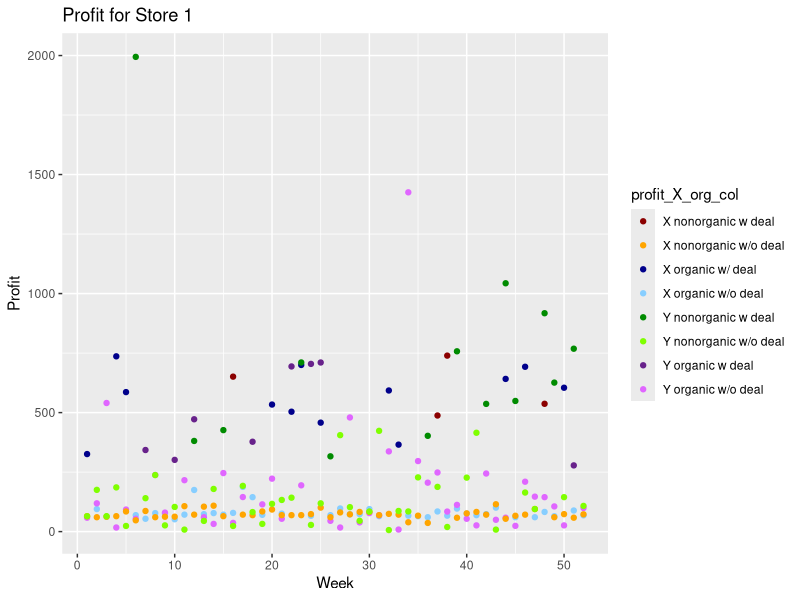
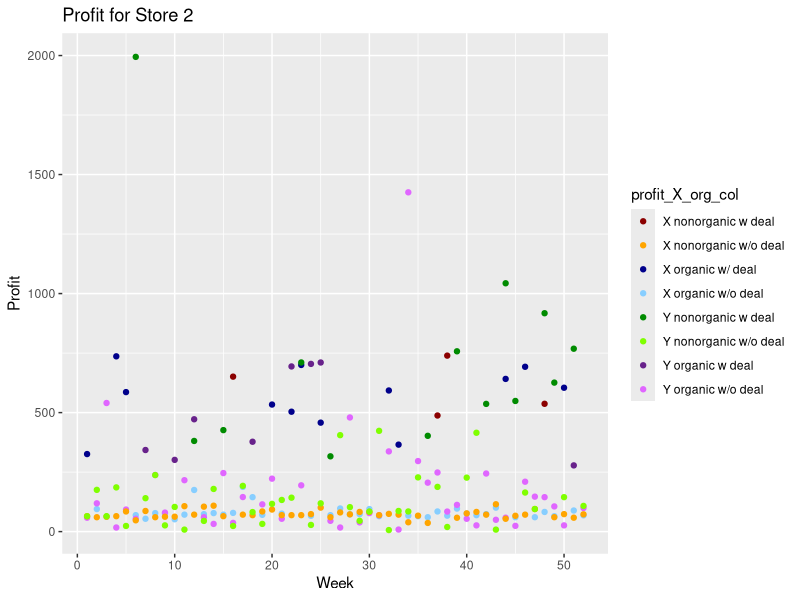
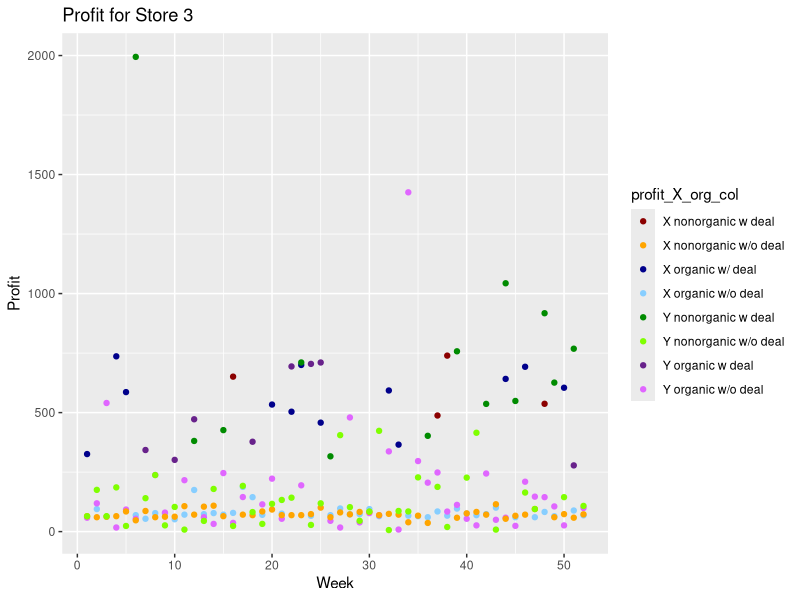
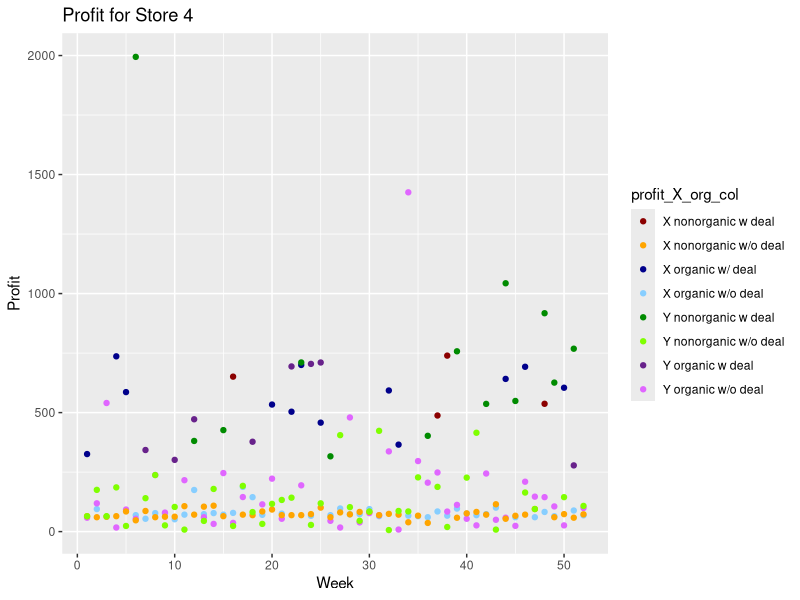
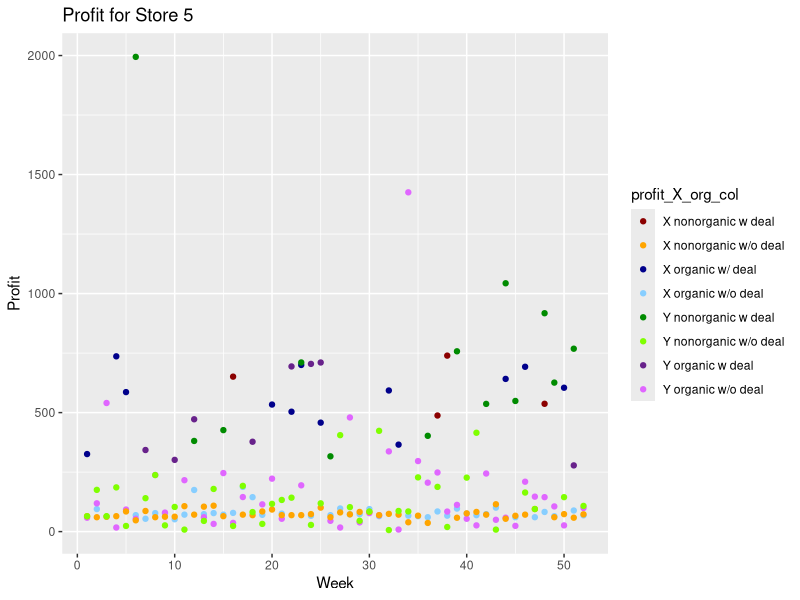
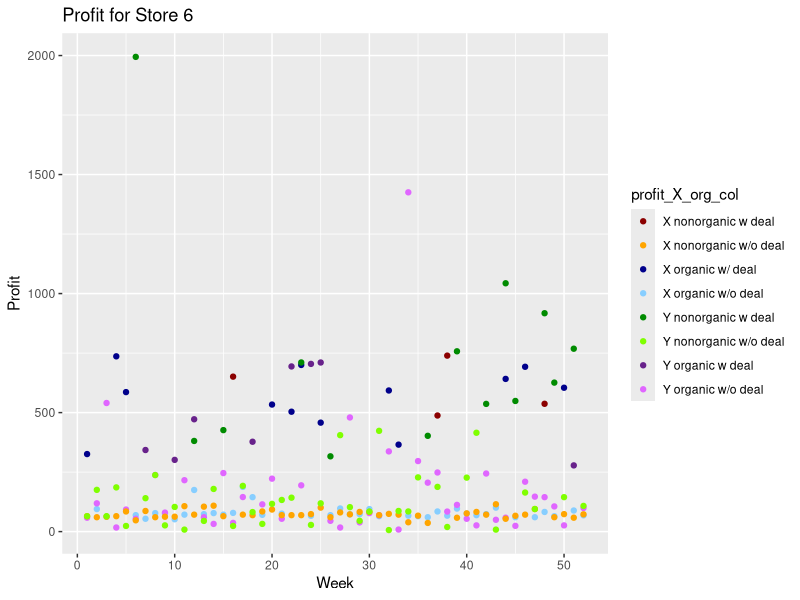
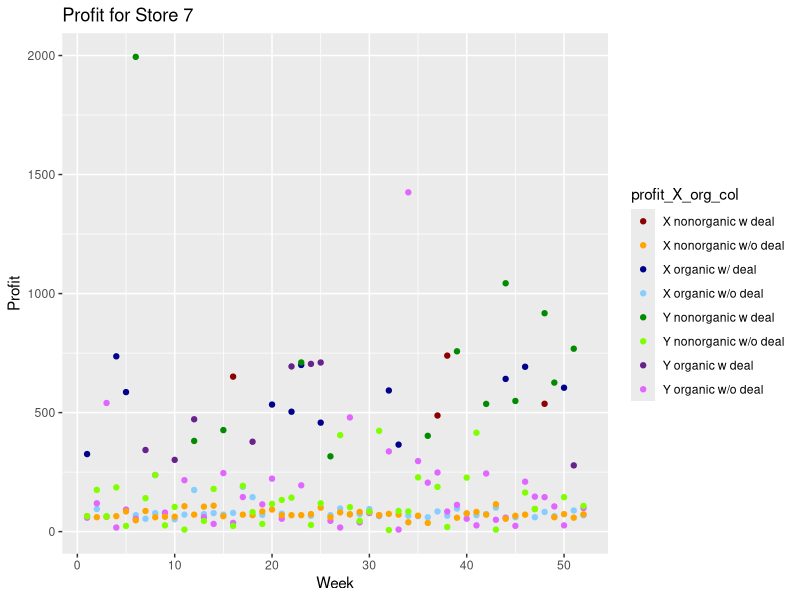
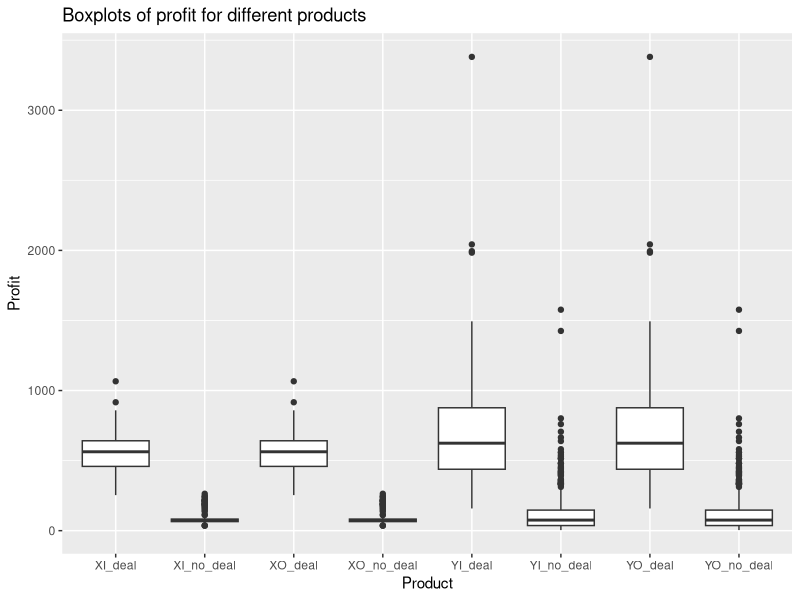

Recreate these plots in R, in order.
## ---- chunk 1
knitr::opts_chunk$set(echo = TRUE)
library(ggplot2)
library(dplyr)
library(magrittr)
## ---- chunk 2
# Read in the data
data <- read.csv('Greatest_Aussie_Groceries_sales_data.csv', header=TRUE, sep=",")
# Change column name of cx to match style of capital X and Y
colnames(data)[colnames(data)=="cx"] <- "cX"
## ---- chunk 3
# Append a deal_feat column for X and Y
data <- mutate(data, deal_feat_Y = deal_Y*10 + feat_Y, deal_feat_X = deal_X*10 + feat_X)
# Append a revenue column for X and Y 
data <- mutate(data, rev_X = oz_X * pX, rev_Y = oz_Y * pY)
# Append a profit column for X and Y 
data <- mutate(data, profit_X = rev_X - cX * pX, profit_Y = rev_Y - cY * pY)
## ---- chunk 4
plotStore <- function(STORE) {
# The palette with black:
cbbPalette <- c("red4", "orange1", "blue4", "skyblue1", "green4", "chartreuse1", "darkorchid4", "mediumorchid1")
# Pull data into temp results dataframe
results <- data.frame(WEEK=c(1:52))
results[,c("profit_X_org","profit_Y_org")] <- data %>% filter(.,STORE==STORE, class=="organic") %>% select(.,profit_X, profit_Y)
results[,c("profit_X_non","profit_Y_non")] <- data %>% filter(.,STORE==STORE, class=="nonorganic") %>% select(.,profit_X, profit_Y)
results[,c("profit_X_org_col","profit_Y_org_col")] <- data %>% filter(.,STORE==STORE, class=="organic") %>% select(.,deal_X, deal_Y)
results[,c("profit_X_non_col","profit_Y_non_col")] <- data %>% filter(.,STORE==STORE, class=="nonorganic") %>% select(.,deal_X, deal_Y)
# Assign legend name to categorical data
results$profit_X_org_col[results$profit_X_org_col == 0] <- "X organic w/o deal"
results$profit_X_org_col[results$profit_X_org_col == 1] <- "X organic w/ deal"
results$profit_Y_org_col[results$profit_Y_org_col == 0] <- "Y organic w/o deal"
results$profit_Y_org_col[results$profit_Y_org_col == 1] <- "Y organic w deal"
results$profit_X_non_col[results$profit_X_non_col == 0] <- "X nonorganic w/o deal"
results$profit_X_non_col[results$profit_X_non_col == 1] <- "X nonorganic w deal"
results$profit_Y_non_col[results$profit_Y_non_col == 0] <- "Y nonorganic w/o deal"
results$profit_Y_non_col[results$profit_Y_non_col == 1] <- "Y nonorganic w deal"
# Plot results
ggplot(results, aes(x=WEEK)) + 
  geom_point(aes(y=profit_X_org, colour=profit_X_org_col)) +
  geom_point(aes(y=profit_Y_org, colour=profit_Y_org_col)) + 
  geom_point(aes(y=profit_X_non, colour=profit_X_non_col)) +
  geom_point(aes(y=profit_Y_non, colour=profit_Y_non_col)) + 
  scale_colour_manual(values=cbbPalette) +
  labs(x = "Week", y = "Profit", title = paste("Profit for Store",STORE)) 
}

# Plot the data
plotStore(1)
plotStore(2)
plotStore(3)
plotStore(4)
plotStore(5)
plotStore(6)
plotStore(7)
## ---- chunk 5
# Function to retreve data from dataframe and composite into factor
retrieveData <- function(data, deal, class, xy) {
  names <- c("STORE", "PROFIT")
  if (xy == "x")
    temp <- data %>% filter(deal_X==deal, class==class) %>% select(STORE, profit_X)
   else
    temp <- data %>% filter(deal_Y==deal, class==class) %>% select(STORE, profit_Y)
  colnames(temp) <- names
  name <- if (xy == "x") "X" else "Y"
  name <- if (class == "organic") paste(name,"O",sep="") else paste(name,"I",sep="") 
  name <- if (deal == 1) paste(name,"deal",sep="_") else paste(name,"no_deal",sep="_") 
  return(data.frame(type=rep(name,nrow(temp)),temp))
}

boxplot_data <- retrieveData(data, deal=0, class="organic", xy="x")
boxplot_data <- rbind(boxplot_data,retrieveData(data, deal=0, class="nonorganic", xy="x"))
boxplot_data <- rbind(boxplot_data,retrieveData(data, deal=0, class="organic", xy="y"))
boxplot_data <- rbind(boxplot_data,retrieveData(data, deal=0, class="nonorganic", xy="y"))
boxplot_data <- rbind(boxplot_data,retrieveData(data, deal=1, class="organic", xy="x"))
boxplot_data <- rbind(boxplot_data,retrieveData(data, deal=1, class="nonorganic", xy="x"))
boxplot_data <- rbind(boxplot_data,retrieveData(data, deal=1, class="organic", xy="y"))
boxplot_data <- rbind(boxplot_data,retrieveData(data, deal=1, class="nonorganic", xy="y"))

ggplot(boxplot_data, aes(x=type, y=PROFIT)) + geom_boxplot() + labs(title="Boxplots of profit for different products", x="Product", y = "Profit")
## ---- chunk 6
boxplot_data <- mutate(boxplot_data, log10PROFIT=log10(PROFIT))
ggplot(boxplot_data, aes(x=type, y=log10PROFIT)) + geom_boxplot() + labs(title="Boxplots of log10(profit) for different products", x="Product", y = "log10(Profit)")
## ---- chunk 7
boxplot_data %>% filter(type=="XO_no_deal") %>% ggplot(., aes(x=STORE, y=PROFIT)) + geom_boxplot(aes(group = cut_width(STORE, 1))) + labs(title=paste("Profit of", "XO_no_deal" ,"for different stores"), x="Store", y = "Profit")
boxplot_data %>% filter(type=="XI_no_deal") %>% ggplot(., aes(x=STORE, y=PROFIT)) + geom_boxplot(aes(group = cut_width(STORE, 1))) + labs(title=paste("Profit of", "XI_no_deal" ,"for different stores"), x="Store", y = "Profit")
boxplot_data %>% filter(type=="YO_no_deal") %>% ggplot(., aes(x=STORE, y=PROFIT)) + geom_boxplot(aes(group = cut_width(STORE, 1))) + labs(title=paste("Profit of", "YO_no_deal" ,"for different stores"), x="Store", y = "Profit")
boxplot_data %>% filter(type=="YI_no_deal") %>% ggplot(., aes(x=STORE, y=PROFIT)) + geom_boxplot(aes(group = cut_width(STORE, 1))) + labs(title=paste("Profit of", "YI_no_deal" ,"for different stores"), x="Store", y = "Profit")
boxplot_data %>% filter(type=="XO_deal") %>% ggplot(., aes(x=STORE, y=PROFIT)) + geom_boxplot(aes(group = cut_width(STORE, 1))) + labs(title=paste("Profit of", "XO_deal" ,"for different stores"), x="Store", y = "Profit")
boxplot_data %>% filter(type=="XI_deal") %>% ggplot(., aes(x=STORE, y=PROFIT)) + geom_boxplot(aes(group = cut_width(STORE, 1))) + labs(title=paste("Profit of", "XI_deal" ,"for different stores"), x="Store", y = "Profit")
boxplot_data %>% filter(type=="YO_deal") %>% ggplot(., aes(x=STORE, y=PROFIT)) + geom_boxplot(aes(group = cut_width(STORE, 1))) + labs(title=paste("Profit of", "YO_deal" ,"for different stores"), x="Store", y = "Profit")
boxplot_data %>% filter(type=="YI_deal") %>% ggplot(., aes(x=STORE, y=PROFIT)) + geom_boxplot(aes(group = cut_width(STORE, 1))) + labs(title=paste("Profit of", "YI_deal" ,"for different stores"), x="Store", y = "Profit")
